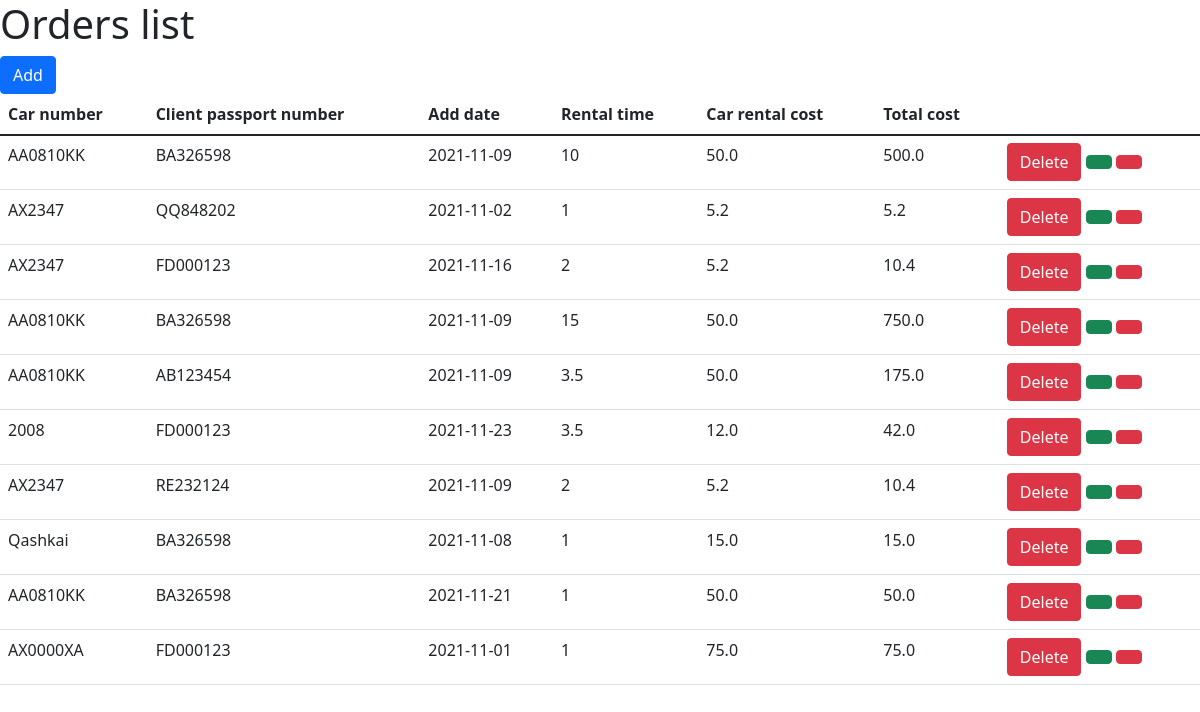
Page /orders-list on the earlier database version.
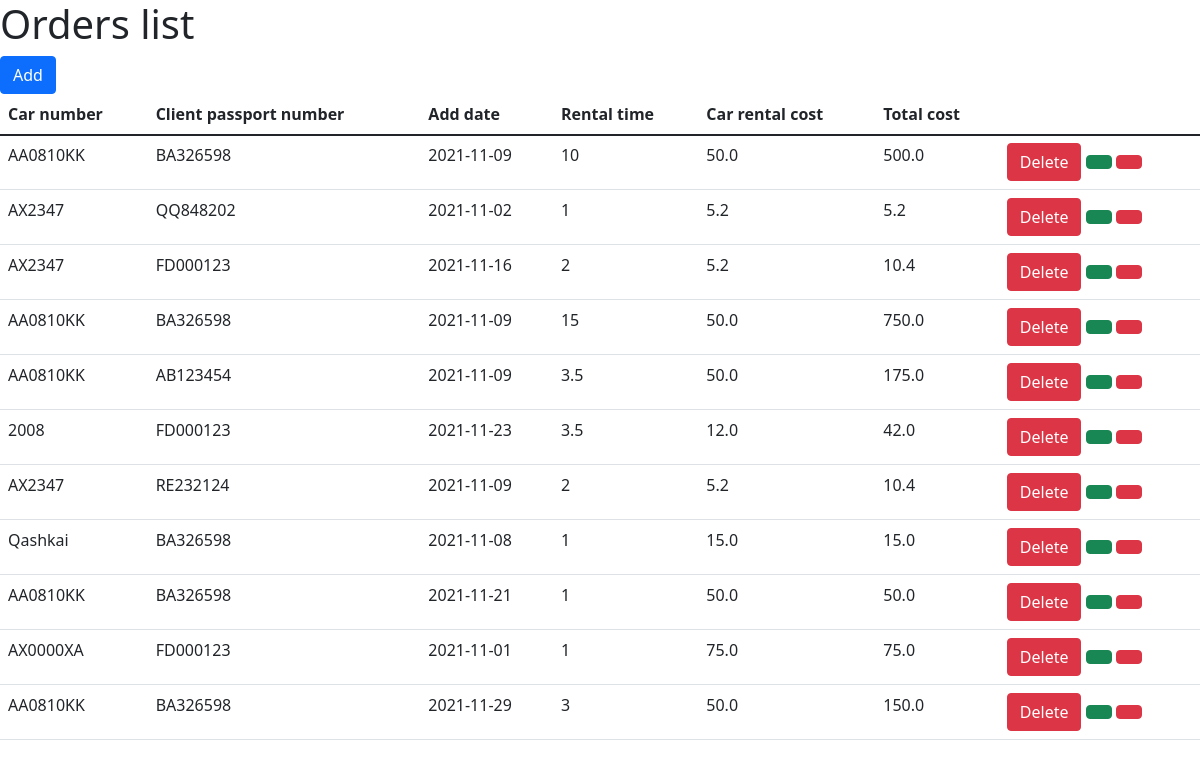
Same page on the later database version.
### main.py (models this page shows, shortened)
class Orders(db.Model):
    id = db.Column(db.Integer, primary_key=True)
    add_date = db.Column(db.String(45), nullable=False)  # db.Column(db.DateTime, default=datetime.utcnow)
    rental_time = db.Column(db.Integer, nullable=False)
    client_id = db.Column(db.String(30), db.ForeignKey('clients.id'))
    car_id = db.Column(db.String(30), db.ForeignKey('cars.id'))

class Cars(db.Model):
    id = db.Column(db.Integer, primary_key=True)
    number = db.Column(db.String(30), nullable=False)
    description = db.Column(db.String(90), nullable=False)
    rental_cost = db.Column(db.Float(), nullable=False)

class Clients(db.Model):
    id = db.Column(db.Integer, primary_key=True)
    passport_number = db.Column(db.String(30), nullable=False)
    first_name = db.Column(db.String(45), nullable=False)
    last_name = db.Column(db.String(45), nullable=False)
    registration_date = db.Column(db.String(45), nullable=False)

### main.py (the view)
@rental_cars.route('/orders-list')
def orders_list():
    g.db = sqlite3.connect('rental_cars.db')
    cur = g.db.execute("""SELECT id, number, passport_number, add_date, rental_time, rental_cost, (rental_time * rental_cost)
                          FROM (SELECT * FROM orders INNER JOIN clients ON orders.client_id = clients.id
                          INNER JOIN cars ON orders.car_id = cars.id)""")
    linked_orders = cur.fetchall()
    g.db.close()
    return render_template('orders-list.html', linked_orders=linked_orders)

### templates/orders-list.html (shortened to what this page needs)
{% extends 'documentation/html_prototype/static_prototype.html' %}
{% block body %}
<h1>Orders list</h1>
<a href="/add-order" class="btn btn-primary">Add</a>
<table class="table">
    <thead>
        <tr>
            <th scope="col">Car number</th>
            <th scope="col">Client passport number</th>
            <th scope="col">Add date</th>
            <th scope="col">Rental time</th>
            <th scope="col">Car rental cost</th>
            <th scope="col">Total cost</th>
        </tr>
    </thead>
    <tbody>
        <tr>
            {% for row in linked_orders %}
                <tr>
                    <td>{{ row[1] }}</td>
                    <td>{{ row[2] }}</td>
                    <td>{{ row[3] }}</td>
                    <td>{{ row[4] }}</td>
                    <td>{{ row[5] }}</td>
                    <td>{{ row[6] }}</td>
                    <td>
                        <a href="/orders-list/{{ row[0] }}/delete-order" class="btn btn-danger">Delete</a>
                        <button type="button" class="btn btn-success"></button>
                        <button type="button" class="btn btn-danger"></button>
                    </td>
                </tr>
            {% endfor %}
        </tr>
  </tbody>
</table>
{% endblock %}

### templates/documentation/html_prototype/static_prototype.html (shortened to what this page needs)
<!doctype html>
<html lang="en">
<head>
    <link rel="stylesheet" href="{{ url_for('static', filename='css/main.css') }}">
    <link rel="stylesheet" href="https://cdn.jsdelivr.net/npm/bootstrap@5.1.3/dist/css/bootstrap.min.css">
</head>
<body>
    {% block body %}{% endblock %}
</body>
</html>

Differences in the rows shown:
added Orders: number "AA0810KK", passport_number "BA326598", add_date "2021-11-29", rental_time "3", rental_cost "50.0", row "150.0"
